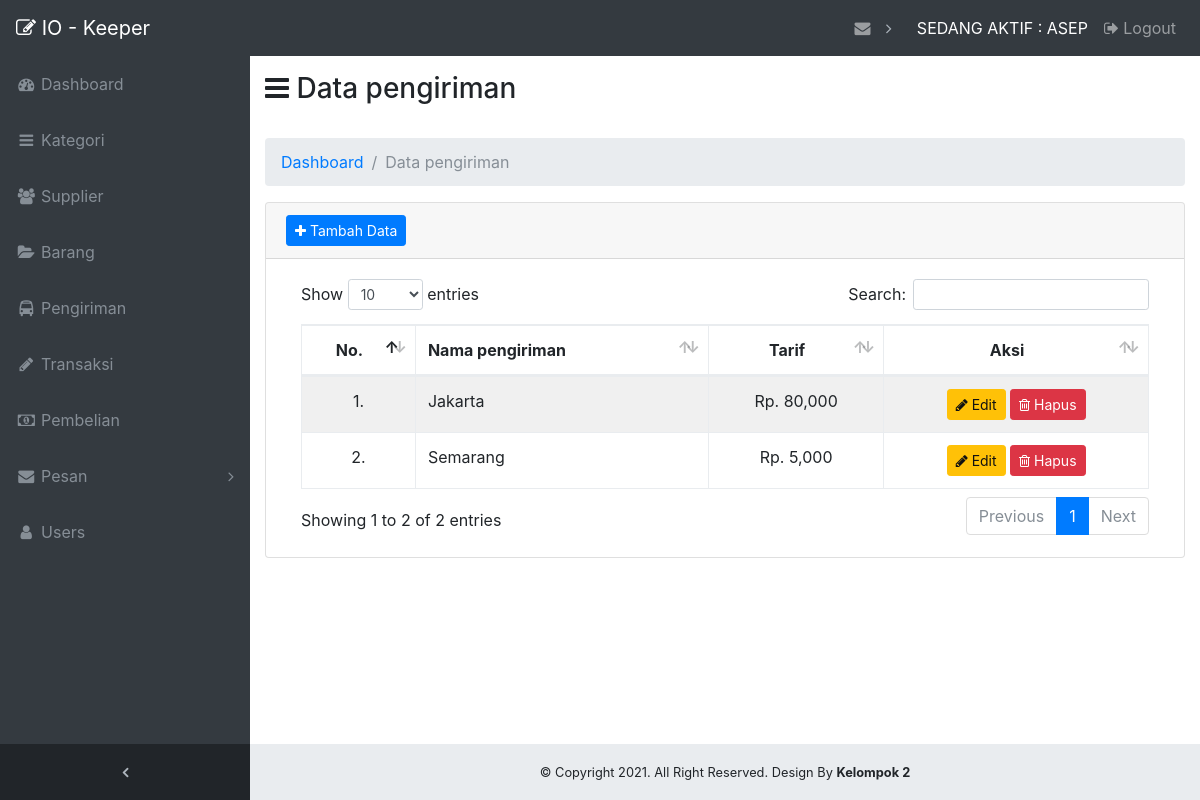
The app's page /admin/?page=pengiriman (signed in), older data.
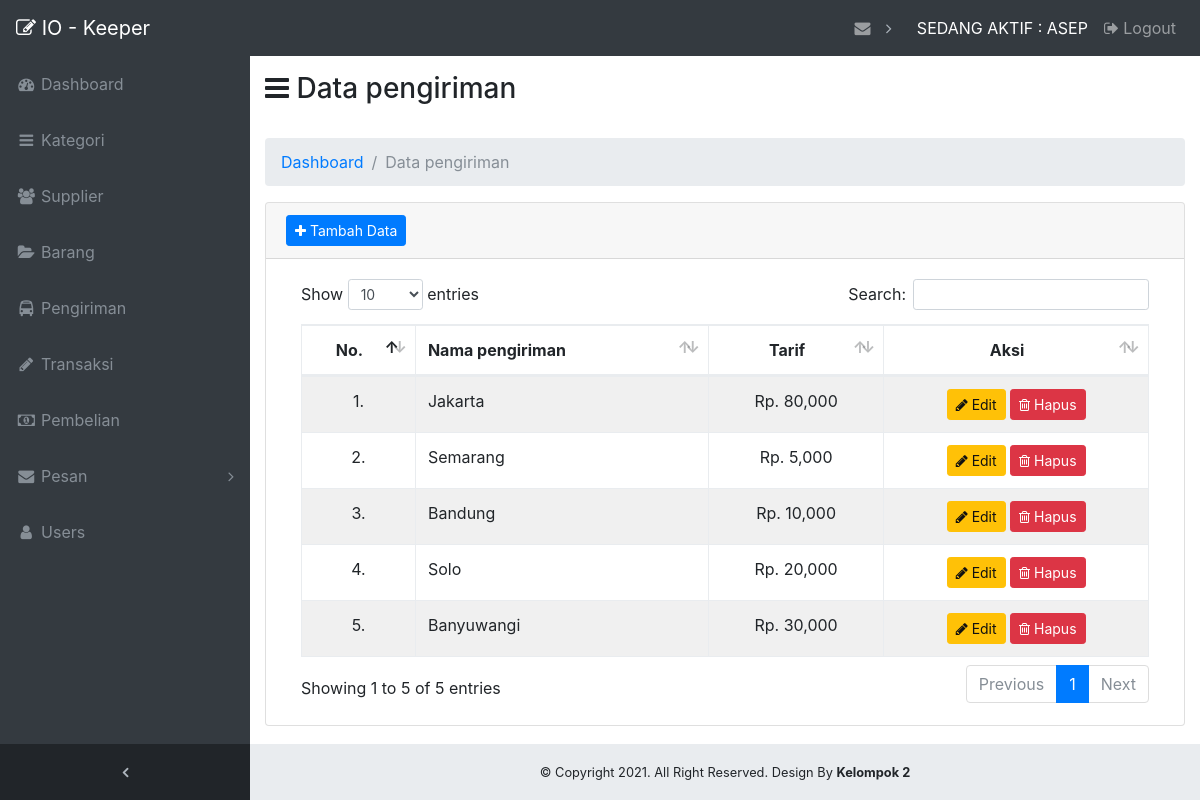
The same page, newer data.
### tables this page shows
CREATE TABLE `pengiriman` (
  `id_ongkir` int(100) NOT NULL,
  `nama_kota` varchar(100) NOT NULL,
  `tarif` double DEFAULT NULL
);

### admin/page/pengiriman/data_pengiriman.php (the view, shortened to what this page needs)
<div class="container-fluid">
    <div class="row">
        <div class="col-md-12">
            <h3><i class="fa fa-bars"></i> Data pengiriman</h3>
            <br>
        </div>
    </div>
    <ol class="breadcrumb">
        <li class="breadcrumb-item">
            <a href="?page=dashboard">Dashboard</a>
        </li>
        <li class="breadcrumb-item active">Data pengiriman</li>
    </ol>
    <div class="card mb-3">
        <div class="card-header">
            <button type="button" class="btn btn-primary btn-sm" data-toggle="modal" data-target="#exampleModal"><i class="fa fa-plus"></i> Tambah Data
            </button>
        </div>
        <div class="card-body">
            <div class="table-responsive">
                <table class="table table-bordered" id="dataTable" width="100%" cellspacing="0">
                    <thead>
                        <tr>
                            <th class="text-center">No.</th>
                            <th>Nama pengiriman</th>
                            <th class="text-center">Tarif</th>
                            <th class="text-center">Aksi</th>
                        </tr>
                    </thead>
                    <tbody>
                        <?php
                        $no = 0;
                        $query = $con->query("SELECT * FROM pengiriman");
                        $bgcolor = "";
                        ?>
                        <?php foreach ($query as $data_pengiriman) : ?>
                            <?php
                            if ($no % 2 == 0) {
                                $bgcolor = "#F0F0F0";
                            } else {
                                $bgcolor = "";
                            }
                            ?>
                            <tr bgcolor="<?php echo $bgcolor; ?>">
                                <td class="text-center"><?php echo ++$no; ?>.</td>
                                <td><?php echo $data_pengiriman['nama_kota']; ?></td>
                                <td class="text-center">Rp. <?php echo number_format($data_pengiriman['tarif']); ?></td>
                                <td class="text-center">
                                    <button id="btn-edit-pengiriman" onclick="editPengiriman(<?php echo $data_pengiriman['id_ongkir'] ?>)" type="button" class="btn btn-warning btn-sm" data-toggle="modal" data-target="#exampleModalUpdate"><i class="fa fa-pencil"></i> Edit
                                    </button>
                                    <form class="d-inline" method="POST" >
                                        <button onclick="return confirm('Yakin ? Anda Ingin Menghapus Data Ini ?')" name="btn-hapus" type="submit" class="btn btn-danger btn-sm">
                                            <i class="fa fa-trash-o"></i> Hapus
                                        </button>
                                    </form>
                                </td>
                            </tr>
                        <?php endforeach ?>
                    </tbody>
                </table>
            </div>
        </div>
    </div>
</div>

Row changes from the older to the newer data that the page shows:
added pengiriman: nama_kota "Bandung", tarif "10,000"
added pengiriman: nama_kota "Solo", tarif "20,000"
added pengiriman: nama_kota "Banyuwangi", tarif "30,000"
Text that changed along with them:
text written by a page script: "Show entries Search: Showing 1 to 2 of 2 entries Previous 1 Next" → "Show entries Search: Showing 1 to 5 of 5 entries Previous 1 Next"
